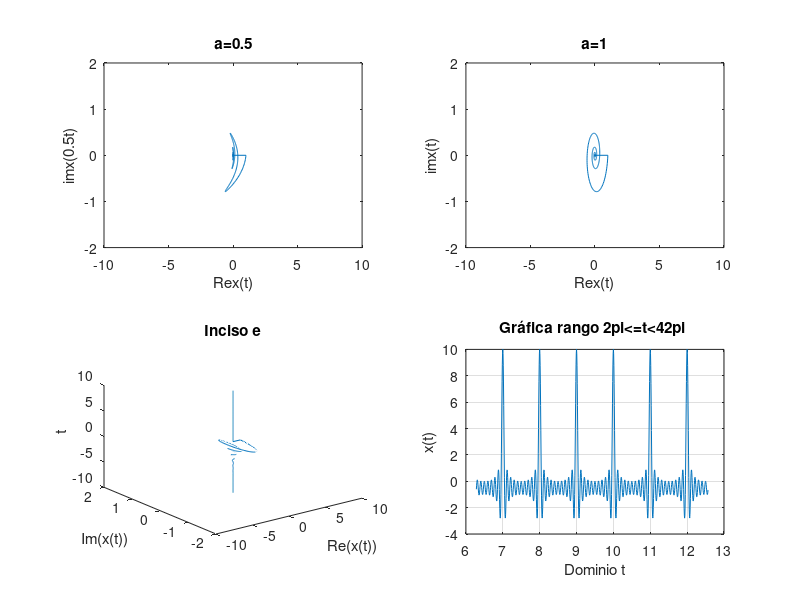

This figure's MATLAB source:
%% Práctica 1: Señales en tiempo continuo.
%
% *Integrantes:*
%
% * Arellano Paz Angel Ulises
% * Cardoso Arias Javier
% * Gachuz Hernández Karla Denisse
% * García Arteaga Alejandro
% * López Galván José Rodolfo
%
% *Objetivos:* 
%
% * Manipulación básica de MATLAB
% * Gráficas de señales reales y complejas continuas
% * Transformación de señales continuas (escalamientos y traslaciones)
% * Calculo de energía y potencia de señales continuas

%%


%% Introducción
% El inciso 4 resuelto con Python puede ser consultado en el siguiente <https://colab.research.google.com/drive/11nxr8kWdsPiXhoxsBBT6P-TnolIQIWv1?usp=sharing *enlace*>.


%%  1) Working with functions.
%
% Working with functions is fundamental to signals and systems applications. MATLAB provides several methods of defining and evaluating functions. An understanding and proficient use of these methods are therefore necessary and beneficial.

%%
% *11.1-1 Anonymous functions.*
%
% Many simple functions are most conveniently represented by using MATLAB anonymous functions. An anonymous function provides a symbolic representation of a function defined in terms of MATLAB operators, functions, or other anonymous functions. For example, consider defining the exponentially damped sinusoid $f (t) = e −t cos(2π t)$.

f = @(t) exp(-t).*cos(2*pi*t);

%%
% In this context, the @ symbol identifies the expression as an anonymous function, which is assigned a name of f. Parentheses following the @ symbol are used to identify the function’s independent variables (input arguments), which in this case is the single time variable t. Input arguments, such as t, are local to the anonymous function and are not related to any workspace variables with the same names.
%
% Once defined, $f (t)$ can be evaluated simply by passing the input values of interest. For example,

t =0; f(t)

%%
% evaluates $f (t)$ at t = 0, confirming the expected result of unity. The same result is obtained by passing t = 0 directly.

%%
% Vector inputs allow the evaluation of multiple values simultaneously, Consider the task of plotting $f(t)$ over the interval $(-2 \leq t \leq 2)$. Gross function behavior is clear:  $f(t)$ should oscilate four times with a decaying envelope. Since accurate hand sketches are cumberstone, MATLAB-generated plots are an attractive alternative. As the following example illustrates, care must be taken to ensure reliable results.
%
% Suppose the vector t is chosen to include onlu the integers contained in $(-2 \leq t \leq 2)$, namely, [−2, −1, 0, 1, 2].

t = (-2:2);

%%
% This vector input is evaluated from a vector output.

f(t)

%%
% The plot command graphs the result, which is shown in Fig. 1.46 

%%
%
%  >> plot(t,f(t));
%  >> xlabel(’t’); ylabel(’f(t)’); grid;
%

%%
% Grid lines, added by using the grid command, aid feature identification. Unfortunately, the
% plot does not illustrate the expected oscillatory behavior. More points are required to adequately
% represent f (t).
% The question, then, is how many points is enough? † If too few points are chosen, information
% is lost. If too many points are chosen, memory and time are wasted. A balance is needed. For
% oscillatory functions, plotting 20 to 200 points per oscillation is normally adequate. For the present
% case, t is chosen to give 100 points per oscillation.

plot(t, f(t));
xlabel('t');
ylabel('f(t)');
grid;
%%
% *Figure 1.46* $f(t) = e^{-t}cos(2\pi t)$ for $t = (-2::2)$.

t1 = (-2:0.01:2);
plot(t1, f(t1));
xlabel('t');
ylabel('f(t)');
grid;
%%
% *Figure 1.47* $f(t) = e^{-t}cos(2\pi t)$ for $t = (-2:0.01:2)$.

%%
% *1.11-2 Relational Operators and the Unit Step Function.*
%
% The unit step function $u(t)$ arises naturally in many practical situations. For example, a unit step can
% model the act of turning on a system. With the help of relational operators, anonymous functions
% can represent the unit step function.
% In MATLAB, a relational operator compares two items. If the comparison is true, a logical true
% (1) is returned. If the comparison is false, a logical false (0) is returned. Sometimes called indicator
% functions, relational operators indicates whether a condition is true. Six relational operators are
% available: <, >, <=, >=, ==, and ~=.
%   The unit step function is readily defined using the >= relational operator.

u = @(t) 1.0.*(t>=0);

%%
% Any function with a jump discontinuity, such as the unit step, is difficult to plot. Consider plotting
% $u(t)$ by using $t = (-2:2)$.

t = (-2:2);
plot(t, u(t));
xlabel ('t');
ylabel('u(t)');

%%
% *Figure 1.48* $u(t)$ for $t = (-2:2)$.

%%
% Two significant problems are apparent in the resulting plot, shown in Fig. 1.48. First,
% MATLAB automatically scales plot axes to tightly bound the data. In this case, this normally
% desirable feature obscures most of the plot. Second, MATLAB connects plot data with lines,
% making a true jump discontinuity difficult to achieve. The coarse resolution of vector t emphasizes
% the effect by showing an erroneous sloping line between t = −1 and t = 0.
% The first problem is corrected by vertically enlarging the bounding box with the axis
% command. The second problem is reduced, but not eliminated, by adding points to vector t.

t = (-2:0.01:2);
plot(t, u(t));
xlabel('t');
ylabel('u(t)');
axis([-2 2 -0.1 1.1]);
title('Figure 1.48 u(t) for t = (-2:0.01:2)');

%%
% The four-element vector argument of axis specifies x axis minimum, x axis maximum, y axis
% minimum, and y axis maximum, respectively. The improved results are shown in Fig. 1.49.
% Relational operators can be combined using logical AND, logical OR, and logical negation: &,
% |, and ~, respectively. For example, (t>0) & (t<1) and ~((t<=0) $|$ (t>=1)) both test if 0 < t < 1.
% To demonstrate, consider defining and plotting the unit pulse p(t) = u(t) − u(t − 1), as shown in
% Fig. 1.50:

p =@(t) 1.0.*((t>=0)&(t<1));
t = (-1:0.01:2);
plot(t, p(t));
xlabel('t');
ylabel('p(t) = u(t) - u(t-1)');
axis([-1 2 -0.1 1.1]);
title('Figure 1.50 p(t) = u(t) − u(t − 1) over (−1 ≤ t ≤ 2).');
%%
% Since anonymous functions can be constructed using other anonymous functions, we could
% have used our previously defined unit step anonymous function to define p(t) as p = @(t)
% u(t)-u(t-1);.

%%
% For scalar operands, MATLAB also supports two short-circuit logical constructs. A
% short-circuit logical AND is performed by using &&, and a short-circuit logical OR is performed by
% using ||. Short-circuit logical operators are often more efficient than traditional logical operators
% because they test the second portion of the expression only when necessary. That is, when scalar
% expression A is found false in (A&&B), scalar expression B is not evaluated, since a false result
% is already guaranteed. Similarly, scalar expression B is not evaluated when scalar expression A is
% found true in (A||B), since a true result is already guaranteed.

%%
% *1.11-3 Visualizing Operations on the Independent Variable*

%%
% Two operations on a function’s independent variable are commonly encountered: shifting and
% scaling. Anonymous functions are well suited to investigate both operations.
% Consider $g(t) = f (t)u(t) = e −t cos (2π t)u(t)$, a causal version of $f(t)$. MATLAB easily
% multiplies anonymous functions. Thus, we create $g(t)$ by multiplying our anonymous functions
% for $f(t)$ and $u(t)$.

g = @(t) f(t).*u(t);

%%
% A combined shifting and scaling operation is represented by $g(at + b)$, where a and b are
% arbitrary real constants. As an example, consider plotting $g(2t + 1)$ over $(−2 ≤ t ≤ 2)$. With a = 2,
% the function is compressed by a factor of 2, resulting in twice the oscillations per unit t. Adding
% the condition b > 0 shifts the waveform to the left. Given anonymous function g, an accurate plot
% is nearly trivial to obtain.

t = (-2:0.01:2);
plot(t,g(2*t+1)); xlabel('t'); ylabel('g(2t+1)'); grid;
title('Figure 1.51 g(2t + 1) over (−2 ≤ t ≤ 2).');


%%
% Figure 1.51 confirms the expected waveform compression and left shift. As a final check, realize
% that function $g(·)$ turns on when the input argument is zero. Therefore, $g(2t + 1)$ should turn on
% when 2t + 1 = 0 or at t = −0.5, a fact again confirmed by Fig. 1.51.

%%
% Next, consider plotting $g(−t + 1)$ over $(−2 ≤ t ≤ 2)$. Since a < 0, the waveform will be
% reflected. Adding the condition b > 0 shifts the final waveform to the right.

plot(t,g(-t+1)); xlabel('t'); ylabel('g(-t+1)'); grid;
title('Figure 1.52 g(−t + 1) over (−2 ≤ t ≤ 2)');

%%
% Figure 1.52 confirms both the reflection and the right shift.
% Up to this point, Figs. 1.51 and 1.52 could be reasonably sketched by hand. Consider plotting
% the more complicated function $h(t) = g(2t + 1) + g(−t + 1)$ over $(−2 ≤ t ≤ 2)$ (Fig. 1.53); an
% accurate hand sketch would be quite difficult. With MATLAB, the work is much less burdensome.

plot(t,g(2*t+1)+g(-t+1)); xlabel('t'); ylabel('h(t)'); grid;
title('Figure 1.53 h(t) = g(2t + 1) + g(−t + 1) over (−2 ≤ t ≤ 2).');

%%
% *1.11-4 Numerical Integration and Estimating Signal Energy*
%%
% Interesting signals often have nontrivial mathematical representations. Computing signal energy,
% which involves integrating the square of these expressions, can be a daunting task. Fortunately,
% many difficult integrals can be accurately estimated by means of numerical integration techniques.
% Even if the integration appears simple, numerical integration provides a good way to verify
% analytical results.

%%
% To start, consider the simple signal $x(t) = e^{-t}(u(t) − u(t − 1))$. The energy of $x(t)$ is expressed
% as $E_{x} = \int_{-\infty}^{\infty} |x(t)|^{2} dt = \int_{0}^{1} e^{-2t}$. Integrating yields $E_{x} = 0.5(1 − e^{−2})$ ≈ 0.4323. The energy
% integral can also be evaluated numerically. Figure 1.27 helps illustrate the simple method of
% rectangular approximation: evaluate the integrand at points uniformly separated by $\Delta t$, multiply
% each by $ \Delta t$ to compute rectangle areas, and then sum over all rectangles. First, we create function
% $x(t)$.

x = @(t) exp(-t).*((t>=0)&(t<1));

%%
% With $\Delta t = 0.01$, a suitable time vector is created.

t = (0:0.01:1);

%%
% The final result is computed by using the sum command.

E_x = sum(x(t).*x(t)*0.01)

%%
% The result is not perfect, but at 1% relative error it is close. By reducing $ \Delta t$, the approximation is
% improved. For example,$ \Delta t = 0.001$ yields E_x = 0.4328, or 0.1% relative error.
% Although simple to visualize, rectangular approximation is not the best numerical integration
% technique. The MATLAB function quad implements a better numerical integration technique
% called recursive adaptive Simpson quadrature. To operate, quad requires a function describing
% the integrand, the lower limit of integration, and the upper limit of integration. Notice that no $\Delta t$
% needs to be specified.

%%
% To use quad to estimate E x , the integrand must first be described.

x_squared = @(t) x(t).*x(t);

%%
% Estimating $E_{x}$ immediately follows.

E_x = quad(x_squared,0,1)

%%
% In this case, the relative error is −0.0026%.
%%
% The same techniques can be used to estimate the energy of more complex signals. Consider
% $g(t)$, defined previously. Energy is expressed as $E_{g}=\int_{0}^{\infty}e^{-2t}cos^{2}(2\pi t)dt$. A closed-form solution
% exists, but it takes some effort. MATLAB provides an answer more quickly.

g_squared = @(t) g(t).*g(t);

%%
% Although the upper limit of integration is infinity, the exponentially decaying envelope ensures
% $g(t)$ is effectively zero well before $t$ = 100. Thus, an upper limit of t = 100 is used along with
% $\Delta t$ = 0.001.

t = (0:0.001:100);
E_g = sum(g_squared(t)*0.001)

%%
% A slightly better approximation is obtained with the quad function.

E_g = quad(g_squared,0,100)

%% 2) Resolución del problema 1.2-2

%%
% For the signal x(t) illustrated in Fig. P1.2-2, sketch
%%
% A) $x(t-4)$
%%
% B) $x(t/1.5)$
%%
% C) $x(-t)$
%%
% D) $x(2t-4)$
%%
% E) $x(2-t)$


u = @(t) 1.0.*(t>=0);

u1= @(t) 1.0.*((t>=-4)&(t<0));

u2=@(t) 1.0.*((t>=0)&(t<=2));

f=@(t) (-t.*u1(t)) + (t.*u2(t));

t = (-20:0.01:20);

plot(t,f(t))

axis([-5 5 -1 5]);

title('Fig. P1.2-2');

xlabel('t');

ylabel('x(t)');

%%
% *A)* $x(t-4)$



x1=@(t) f(t-4);

plot(t,x1(t));

axis([-1 9 -1 5]);

title('Inciso a');

xlabel('t');

ylabel('x(t-4)');

%%
% *B)* $x(t/1.5)$



x2=@(t) f(t/1.5);

plot(t,x2(t));

axis([-8 5 -1 5]);

title('Inciso b');

xlabel('t');

ylabel('x(t/1.5)');

%%
% *C)* $x(-t)$




x3=@(t) f(-t);

plot(t,x3(t));

axis([-5 5 -1 5]);

title('Inciso c');

xlabel('t');

ylabel('x(-t)');

%%
% *D)* $x(2t-4)$




x4=@(t) f(2.*t - 4);

plot(t,x4(t));

axis([-5 5 -1 5]);

title('Inciso d');

xlabel('t');

ylabel('x(2t-4)');

%%
% *E)* $x(2t-4)$




x5=@(t) f(2 - t);

plot(t,x5(t));

axis([-1 8 -1 5]);

title('Inciso e');

xlabel('t');

ylabel('x(2-t)');


t=(-3*pi:0.001:3*pi);



%% 3) Resolución del problema 1.11-1
%
%%
% Provide MATLAB code and output that plots
% the odd portion $x_{o}(t)$ of the function $x(t) =
% 2^{-t}cos(2\pi t)u(t?\pi )$ over a suitable-length interval using a suitable number of points.
%
%%
% $X(t)=2^tcos(2\pi t)$
%%
% $X_{impar(t)}=\frac{x(t)-x(-t)}{2}$
%%
% $X_{impar(t)}=2^{-t-1}cos(2\pi t)u(t-\pi )-2^{t-1}cos(-2\pi t)u(-t-\pi )$


for i=1:length(t)
if t(i)<=-pi
R(i)=-(2.^(t(i)-1)).*cos(-2*pi*t(i));
elseif t(i)>=pi
R(i)=(2.^(-t(i)-1)).*cos(2*pi*t(i));
else
R(i)=0;
end
end

plot(t,R);
ylabel('Ximpar(t)');
xlabel('t');
title('Ejercicio 1.11-1');
grid on;

%% 4) Construcción de la gráfica. 
%
% Construye la grafica de

%% 
% $$x(t) = \sum_{k=1}^{10} cos(2\pi k t)$$
%
% para cuatro rangos (figura 2x2). Los ejes deben mostrarse en el origen además de la edición de su preferencia.
% Procedimiento:
%

clf;
subplot(2,2,1);
y=0;
t=linspace(-4*pi,-2*pi,1000);
for k=1:10
    
x=cos(2*pi*k*t);
y=y+x;
end
plot(t,y);
grid on;
ax = gca;
xlabel('Dominio t');
ylabel('x(t)');
title('Gráfica rango -4pi<=t<=-2pi ');



subplot(2,2,2);
y=0;
t=linspace(-2*pi,0,1000);
for k=1:10
    
x=cos(2*pi*k*t);
y=y+x;
end
plot(t,y);
grid on;
ax = gca;
xlabel('Dominio t');
ylabel('x(t)');

title('Gráfica rango -2pi<=t<=0 ');



subplot(2,2,3);
y=0;
t=linspace(0,2*pi,1000);
for k=1:10
    
x=cos(2*pi*k*t);
y=y+x;
end
plot(t,y);
grid on;
ax = gca;
xlabel('Dominio t');
ylabel('x(t)');
title('Gráfica rango 0<=t<=2pi ');



subplot(2,2,4);
y=0;
t=linspace(2*pi,4*pi,1000);
for k=1:10
    
x=cos(2*pi*k*t);
y=y+x;
end
plot(t,y);
grid on;
ax = gca;
xlabel('Dominio t');
ylabel('x(t)');
title('Gráfica rango 2pi<=t<42pi ');


%% 5) Resolucón del problema 1.11-3

%%
% Define $x(t) = e^{t(1+j2\pi)}u(-t)$ and $y(t) = Re[2x(\frac{-5-t}{2})]$.
%
% *A)* Use MATLAB to plot $Re{x(t)}$ versus
% $Im{x(at)}$ for a = 0.5, 1, and 2 and $-10\leq t\leq 10$.
% How important is the scale factor a
% on the shape of the resulting figure?
% 
% *B)* Use MATLAB to plot $y(t)$ over -10\leq t\leq
% 10. Analytically determine the time $t_0$ where
% y(t) has a jump discontinuity. Verify yourcalculation 
% of $t_0$ using the plot of $y(t)$.
% 
% *C)* Use MATLAB and numerical integration to
% compute the energy $E_x$ of signal x(t).
% 
% *D)* Use MATLAB and numerical integration to
% compute the energy $E_y$ of signal $y(t)$.
%
% *E)* Graficar a la función $x(t)$ en el intervalo $(-10 \leq t \leq 10)$.

t = (-10:0.01:10);

u = @(t) 1.0.*(t>=0);

x = @(t) exp(t.*(1+j*2*pi)).*u(-t);

y = @(t) real(2.*x((-5.-t)/2));


%%
% *A)* Use MATLAB to plot $Re{x(t)}$ versus
% $Im{x(at)}$ for a = 0.5, 1, and 2 and $-10\leq t\leq 10$.
% How important is the scale factor a
% on the shape of the resulting figure?

subplot(2,2,1)
a=0.5;

plot(real(x(t)),imag(x(a*t)));

axis([-10 10 -2 2]);

title('a=0.5');

xlabel('Re{x(t)}');

ylabel('im{x(0.5t)}');



subplot(2,2,2)
a=1;

plot(real(x(t)),imag(x(a*t)));

axis([-10 10 -2 2]);

title('a=1');

xlabel('Re{x(t)}');

ylabel('im{x(t)}');



subplot(2,2,3)
a=2;

plot(real(x(t)),imag(x(a*t)));

axis([-10 10 -2 2]);

title('a=2');

xlabel('Re{x(t)}');

ylabel('im{x(2t)}');


%%
% *B)* Use MATLAB to plot $y(t)$ over $-10\leq t\leq 10$. Analytically determine the time $t_0$ where
% y(t) has a jump discontinuity. Verify yourcalculation 
% of $t_0$ using the plot of $y(t)$.

plot(t,y(t));

axis([-10 10 -2 2]);

title('inciso b');

xlabel('t');

ylabel('y(t)');

%%
% $ y(t) = Re(2x(\frac{-5-t}{2})) $
%%
% $2x(\frac{-5-t}{2}) = 2e^{\frac{-5-t}{2}(1+j2\pi)}u(-\frac{-5-t}{2})$
%%
% $ 2x(\frac{-5-t}{2}) = 2e^{\frac{-5-t}{2}}e^{j(-5-t)\pi}u(\frac{t+5}{2}) $

%%
% $ 2x(\frac{-5-t}{2}) = 2e^{\frac{-5-t}{2}}(cos(\pi (-5-t))+jsin(\pi(-5-t)))u(\frac{t+5}{2}) $

%%
% $ 2x(\frac{-5-t}{2}) = 2e^{\frac{-5-t}{2}}cos(\pi (-5-t))u(\frac{t+5}{2}) + 2je^{\frac{-5-t}{2}}sin(\pi (-5-t))u(\frac{t+5}{2}) $

%%
% $ \therefore y(t) = 2e^{\frac{-5-t}{2}}cos(\pi (-5-t))u(\frac{t+5}{2}) $
%%
% La discontinuidad de salto se presenta cuando cambia el valoe del escalón unitario, entonces:
%%
% $\frac{t+5}{2} \geq 0$
%%
% $t \geq -5$
%%
% $\therefore t_0 = -5$
%%
% La discontinuidad de salto se presenta cuando $t = t_0 =-5$.

%%
% *C)* Use MATLAB and numerical integration to
% compute the energy $E_x$ of signal x(t).
% 
h1 =@(t) power(real(x(t)),2) + power(imag(x(t)),2);
plot(t, h1(t));
xlabel ('t');
ylabel ('|x(t)|^2');
title ('Norma al cuadrado de x(t)');

%%
% De la gràfica de la norma al cuadrado podemos obtener los lìmites para realizar la integral numérica.
q1 = integral(h1,-10,1)

%% 
% $\therefore E_{x} = 0.5$

%%
% *D)* Use MATLAB and numerical integration to
% compute the energy $E_y$ of signal $y(t)$.

h2 = @(t) power(real(y(t)), 2) + power(imag(y(t)), 2);
plot(t,h2(t));
xlabel ('t');
ylabel ('|y(t)|^2');
title ('Norma al cuadrado de y(t)');

%%
% De la gráfica de la norma al cuadrado podemos obtener los lḿites para realizar la integral numèrica.

q2 = integral (h2,-6,10)

%% 
% $\therefore E_{y} = 2.0494$

%%
% *E)* Graficar a la función $x(t)$ en el intervalo $(-10 \leq t \leq 10)$.

plot3(real(x(t)), imag(x(t)), t);
axis([-10 10 -2 2]);
xlabel ('Re(x(t))');
ylabel ('Im(x(t))');
zlabel ('t');
title ('Inciso e');
